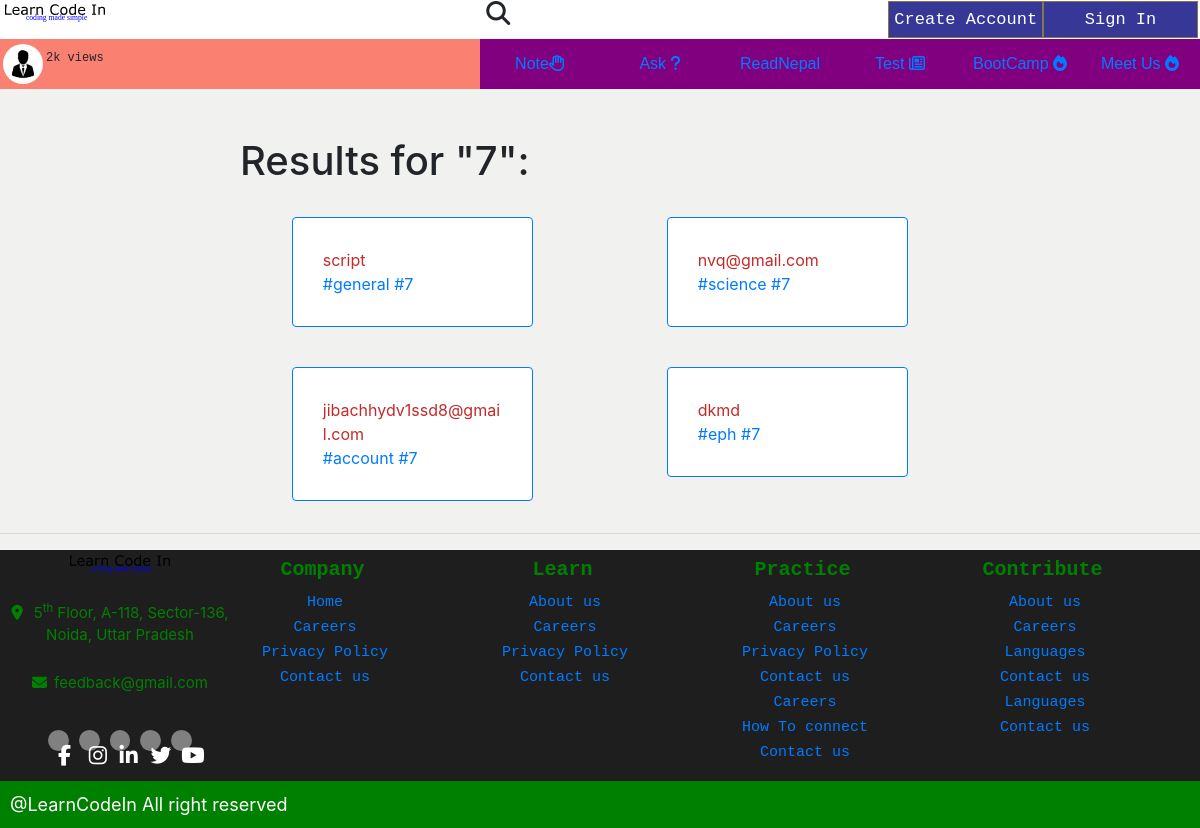
The app's page /note/grade/7/ with its own data.
### note/models.py (models this page shows, shortened)
class Note(models.Model):
    STATUS_CHOICES = (
        ('draft', 'Draft'),
        ('published', 'Published'),
    )
    grade_choices = (
        ('1-5', 'One to Five'),
        ('6', 'Six'),
        ('7', 'Seven'),
        ('8', 'Eight'),
        ('9', 'Nine'),
        ('10', 'Ten'),
        ('11', 'Eleven'),
        ('12', 'Twelve'),
        ('Bachelor', 'Bachelor'),
        ('General', 'General'),
    )
    subject_choices = (
        ('physic', 'Physic'),
        ('chemistry', 'Chemistry'),
        ('botany', 'Botany'),
        ('zoology', 'Zoology'),
        ('math', 'Math'),
        ('english', 'English'),
        ('nepali', 'Nepali'),
        ('science', 'science'),
        ('social', 'Social'),
        ('eph', 'Environement,Population and Health'),
        ('Opt', 'Optional Math'),
        ('cs', 'Computer Science'),
        ('account', 'Account'),
        ('business', 'Business'),
        ('marketing', 'Marketing'),
        ('general', 'General'),
    )
    title = models.CharField(max_length=250)
    slug = models.SlugField(max_length=400)
    author = models.ForeignKey(User, on_delete=models.CASCADE, related_name='notes')
    content = models.TextField(blank=False)
    publish = models.DateTimeField(default=timezone.now)
    created= models.DateTimeField(auto_now_add=True)
    status = models.CharField(max_length=10, choices=STATUS_CHOICES, default='published')
    grade = models.CharField(max_length=20, choices=grade_choices)
    subject = models.CharField(max_length=25, choices=subject_choices)
    views = models.PositiveIntegerField(blank=False, default=0)
    likes = models.ManyToManyField(User, related_name='likedpost', blank=True)
    class Meta:
        ordering = ('-publish',)
    objects = models.Manager()
    published = PublishedManager()

### note/views.py (the view)
# urls.py: path('grade/<str:grade>/', views.searchGrade, name='searchGradeDiscussion'),
def searchGrade(request, grade):
    searchNotes = Note.published.all().filter(
        grade=grade
    ).order_by('-views', '-likes')
    return render(request, 'note/searchresult.html', {
        'searchNotes': searchNotes,
        'query': grade,
    })

### note/models.py (called while the page is built)
    def get_queryset(self):
        return super(PublishedManager, self).get_queryset().filter(status='published')

### templates/note/searchresult.html
{% extends 'base.html' %} {% block body %}
<div class="container mt-5" style="max-width: 750px">
  <div class="row">
    <div class="col-12">
      <h1>Results for "{{ query }}":</h1>
    </div>
    {% for note in searchNotes %}
    <div class="col-12 col-sm-6 mt-4">
      <div class="card border-primary mb-3">
        <div class="card-body">
          <a href="{% url 'notedetail' note.pk note.slug %}" style="color: #c52929">
            {{ note.title }}
          </a>
          <br />
          <span style="color: #c52929">
            <a href=""> #{{ note.subject }} </a>
          </span>
          <span style="color: #c52929">
            <a href=""> #{{ note.grade }} </a>
          </span>
        </div>
      </div>
    </div>
    {% empty %}
    <h1>No result Matched</h1>
    {% endfor %}
  </div>
</div>
{% endblock %}

### static/css/base.css (style rules this page uses)
* { padding: 0; margin: 0; }
:root { --main-background-color: rgb(241, 241, 239); --main-font:sans-serif; --navigation-font:sans-serif; --question-font:Impact; --answer-font:monospace; --sub-background-color:rgb(113, 134, 17); }
body { overflow-x: hidden; background-color: var(--main-background-color); z-index:10; }
@media only screen and (min-width:857px) { .card { width: 70%; margin: 0px auto; padding: 10px; } }

### records on screen
Note: title "script", subject "general", grade "7"
Note: title "nvq@gmail.com", subject "science", grade "7"
Note: title "jibachhydv1ssd8@gmail.com", subject "account", grade "7"
Note: title "dkmd", subject "eph", grade "7"

### other values on screen
{{ query }} "7"
